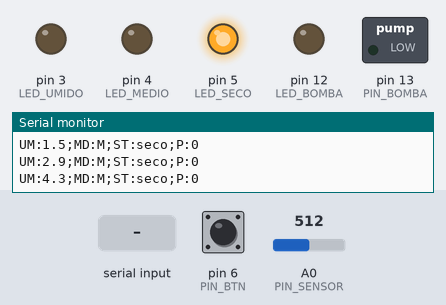
Recording of a sketch running on a simulated Arduino Uno, built with avr-gcc and run on an emulated ATmega328P. On the bench: switched loads named in the sketch (green lamp = pin HIGH), output pins drawn as LEDs (lit = HIGH), the last lines printed to the serial monitor. The inputs (shaded band) are chosen by the test bench; at power-on: A0 (PIN_SENSOR) = 512, pin 6 (PIN_BTN) HIGH.

Above: at 2.2 s.
2.3 s: A0 (PIN_SENSOR) set to 0
5.3 s: "A" received over Serial
At 6.2 s:
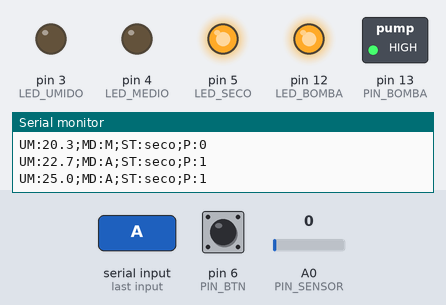
8.3 s: "M" received over Serial
At 9.7 s:
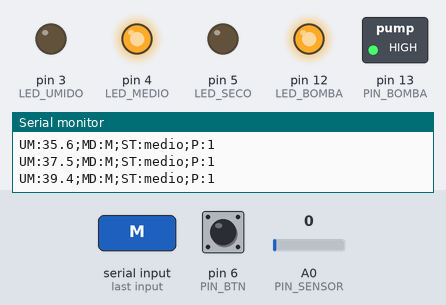
10.0 s: pin 6 (PIN_BTN) pulled LOW for 0.15 s
At 11.1 s:
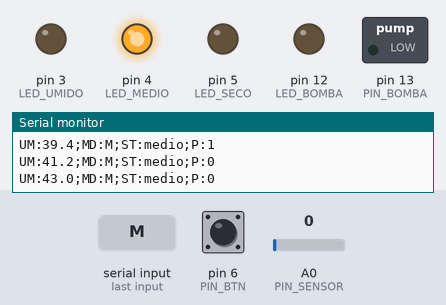
11.6 s: pin 6 (PIN_BTN) pulled LOW for 1 s
At 13.1 s:
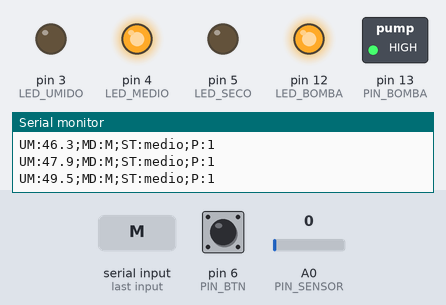
14.1 s: pin 6 (PIN_BTN) pulled LOW for 3.2 s
At 22.9 s:
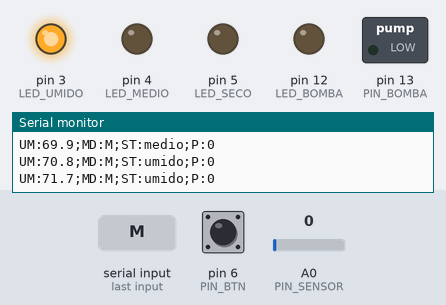
Timing chart, 0 to 23.7 s (numbered marks = the images above; inputs shaded):
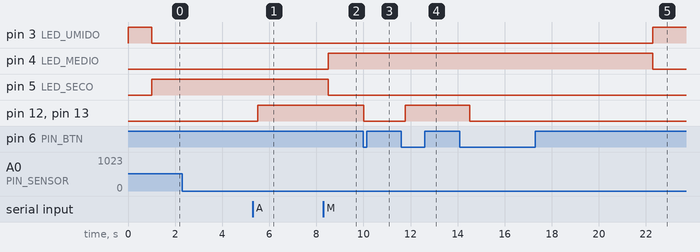

Measured:
- after the input at 5.3 s, pin 12 (LED_BOMBA), pin 13 (PIN_BOMBA): LOW → HIGH after 0.21 s
- after the input at 8.3 s, pin 12 (LED_BOMBA), pin 13 (PIN_BOMBA): stays HIGH (without the input it goes to LOW after 0.21 s)
- after the input at 10.0 s, pin 12 (LED_BOMBA), pin 13 (PIN_BOMBA): HIGH → LOW at once
- after the input at 11.6 s, pin 12 (LED_BOMBA), pin 13 (PIN_BOMBA): LOW → HIGH after 0.17 s
- after the input at 14.1 s, pin 3 (LED_UMIDO): LOW → HIGH after 8.2 s instead of 7.9 s; pin 4 (LED_MEDIO): HIGH → LOW after 8.2 s instead of 7.9 s; pin 12 (LED_BOMBA), pin 13 (PIN_BOMBA): HIGH → LOW after 0.42 s

The sketch:

Aquapulse_Final.ino
```cpp
#include <string.h>  // para strcmp

// Pinos
const int PIN_BOMBA   = 13; // relé da bomba
const int LED_BOMBA   = 12; // LED vermelho que indica bomba ligada
const int LED_SECO    = 5;  // LED vermelho do sensor (solo seco)
const int LED_MEDIO   = 4;  // LED amarelo do sensor (umidade média)
const int LED_UMIDO   = 3;  // LED verde do sensor (solo úmido)
const int PIN_SENSOR  = A0; // entrada analógica do sensor
const int PIN_BTN     = 6;  // botão físico (push button)

// Limites (%)
const float LIMITE_SECO  = 35.0;
const float LIMITE_MEDIO = 70.0;

bool  modoAuto     = false; // começa em Modo 1 (Manual)
float umidadeSuave = 0.0;
bool  bombaOn      = false;
bool  lastBtn      = HIGH; // estado anterior do botão (pull-up interno)

// ---------------------------------------------------

void setPump(bool on) {
  digitalWrite(PIN_BOMBA, on ? HIGH : LOW);
  digitalWrite(LED_BOMBA, on ? HIGH : LOW); // LED da bomba segue a bomba
  bombaOn = on;
}

void setNivelLeds(const char* nivel) {
  if (strcmp(nivel, "seco") == 0) {
    digitalWrite(LED_SECO,  HIGH);
    digitalWrite(LED_MEDIO, LOW);
    digitalWrite(LED_UMIDO, LOW);
  }
  else if (strcmp(nivel, "medio") == 0) {
    digitalWrite(LED_SECO,  LOW);
    digitalWrite(LED_MEDIO, HIGH);
    digitalWrite(LED_UMIDO, LOW);
  }
  else { // "umido"
    digitalWrite(LED_SECO,  LOW);
    digitalWrite(LED_MEDIO, LOW);
    digitalWrite(LED_UMIDO, HIGH);
  }
}

void setup() {
  Serial.begin(9600);

  pinMode(PIN_BOMBA,  OUTPUT);
  pinMode(LED_BOMBA,  OUTPUT);
  pinMode(LED_SECO,   OUTPUT);
  pinMode(LED_MEDIO,  OUTPUT);
  pinMode(LED_UMIDO,  OUTPUT);
  pinMode(PIN_BTN,    INPUT_PULLUP); // botão com resistor de pull-up interno

  setPump(false);
  setNivelLeds("umido"); // inicializa verde (úmido)
  delay(1000);
}

void loop() {
  // —— 1) Comandos Serial ——
  if (Serial.available()) {
    char c = Serial.read();
    if (c == 'A') {
      modoAuto = true;  // Modo 2 (sensor)
    } else if (c == 'M') {
      modoAuto = false; // Modo 1 (manual)
    } else if (!modoAuto) {
      // No Modo 1 (manual) aceita '1'/'0'
      if (c == '1') setPump(true);
      if (c == '0') setPump(false);
    }
  }

  // —— 2) Leitura do botão físico (apenas no Modo 1) ——
  bool btnState = digitalRead(PIN_BTN);
  if (!modoAuto && lastBtn == HIGH && btnState == LOW) {
    setPump(!bombaOn);   // alterna o estado da bomba
    delay(250);          // debounce simples
  }
  lastBtn = btnState;

  // —— 3) Leitura do sensor e cálculo da umidade (%) ——
  int leitura = analogRead(PIN_SENSOR);
  float umidadePercent = map(leitura, 1023, 0, 0, 100);
  umidadeSuave += (umidadePercent - umidadeSuave) * 0.03;

  // Classifica nível
  const char* nivel;
  if (umidadeSuave <= LIMITE_SECO)        nivel = "seco";
  else if (umidadeSuave <= LIMITE_MEDIO)  nivel = "medio";
  else                                    nivel = "umido";

  // LEDs de nível SEMPRE refletem a umidade atual
  setNivelLeds(nivel);

  // —— 4) Se Modo 2 (sensor), controla a bomba automaticamente ——
  if (modoAuto) {
    if (strcmp(nivel, "seco") == 0) setPump(true);
    else                            setPump(false);
  }

  // —— 5) Telemetria Serial para o Raspberry Pi ——
  Serial.print("UM:"); Serial.print(umidadeSuave, 1);
  Serial.print(";MD:"); Serial.print(modoAuto ? 'A' : 'M');
  Serial.print(";ST:"); Serial.print(nivel);
  Serial.print(";P:");  Serial.println(bombaOn ? 1 : 0);

  delay(500);
}
```
